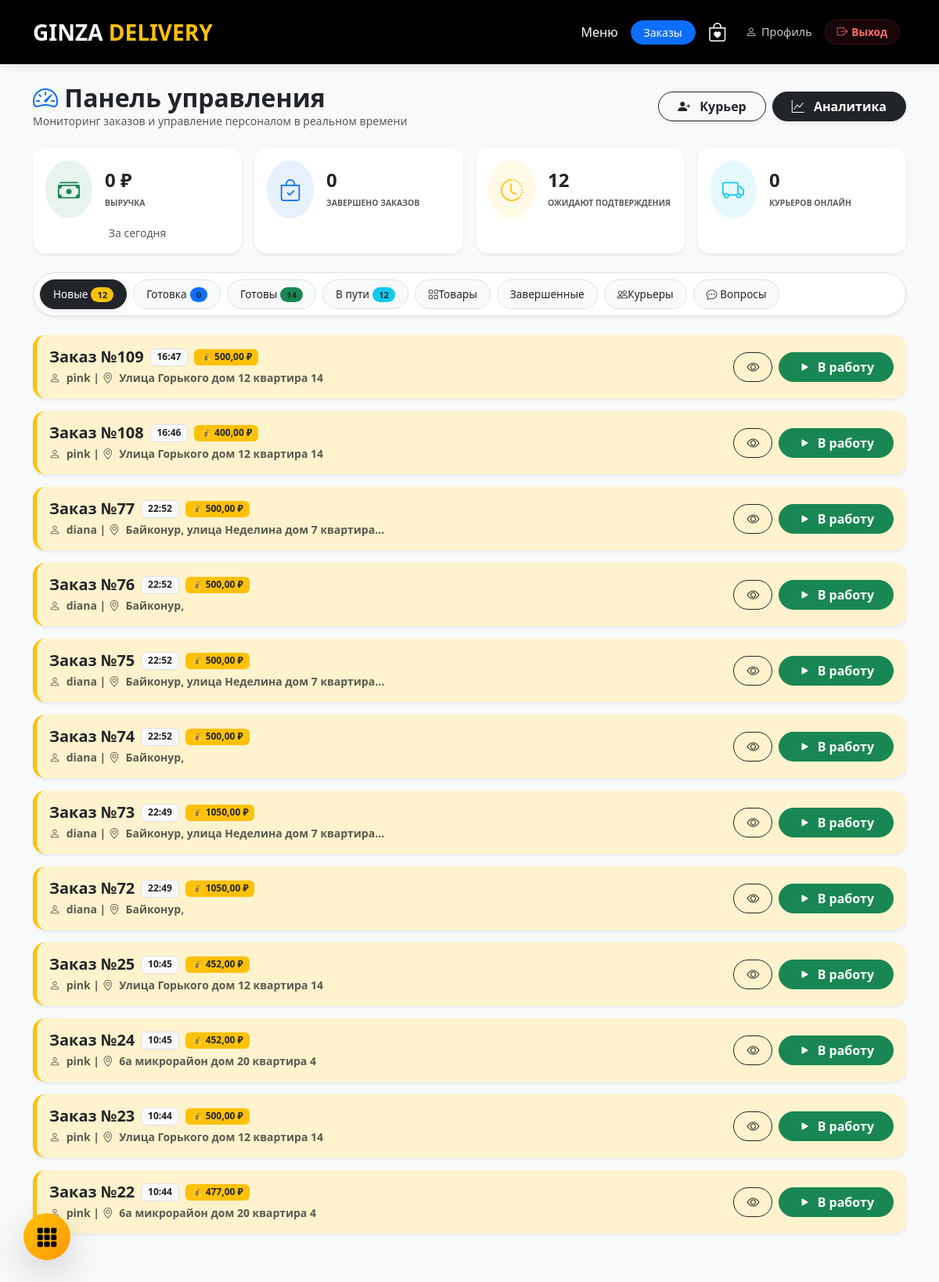
Page /operator/ (signed in) on the earlier database version.
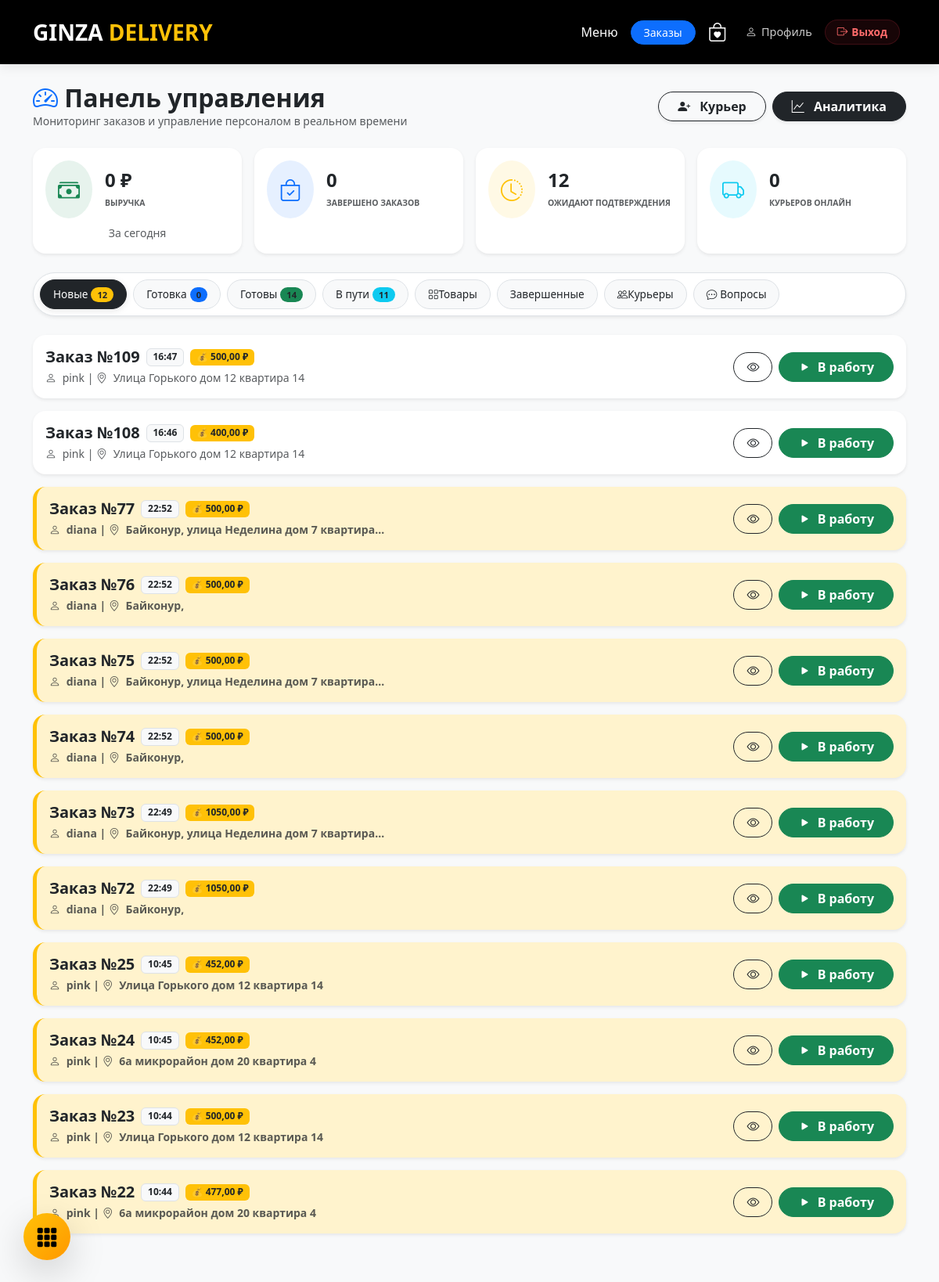
Same page on the later database version.
### main/models.py (models this page shows, shortened)
class Order(models.Model):
    STATUS_CHOICES = [
        ('new', 'Новый'),
        ('cooking', 'Готовится'),
        ('ready', 'Готов к выдаче'),
        ('delivering', 'В пути'),
        ('completed', 'Завершен'),
        ('cancelled', 'Отменен')
    ]
    user = models.ForeignKey(User, on_delete=models.CASCADE, related_name='orders')
    courier = models.ForeignKey(
        User,
        on_delete=models.SET_NULL,
        null=True,
        blank=True,
        related_name='deliveries',
        verbose_name="Назначенный доставщик"
    )
    address = models.CharField('Адрес доставки', max_length=500)
    phone = models.CharField('Телефон', max_length=20)
    payment_method = models.CharField('Способ оплаты', max_length=20)
    total_price = models.DecimalField('Общая сумма', max_digits=10, decimal_places=2)
    points_used = models.IntegerField(default=0)
    status = models.CharField('Статус', max_length=20, choices=STATUS_CHOICES, default='new')
    created_at = models.DateTimeField(auto_now_add=True)
    is_operator_viewed = models.BooleanField(default=False, verbose_name="Оператор просмотрел")   # ОДИН РАЗ
    delivery_order_index = models.PositiveSmallIntegerField("Порядок в маршруте", default=0)
    payment_id = models.CharField('ID транзакции ЮKassa', max_length=255, null=True, blank=True)
    is_paid = models.BooleanField('Оплачено', default=False)
    fiscal_fd = models.CharField('Номер ФД', max_length=20, null=True, blank=True)
    fiscal_fp = models.CharField('Фискальный признак ФП', max_length=20, null=True, blank=True)
    fiscal_fn = models.CharField('Номер ФН', max_length=30, null=True, blank=True)
    fiscal_kkt = models.CharField('Имя ККТ', max_length=100, null=True, blank=True)
    delivery_time = models.DateTimeField(
        verbose_name="Желаемое время доставки",
        null=True, blank=True,
        help_text="Выберите дату и время, когда вам удобно получить заказ"
    )
    lat = models.FloatField("Широта адреса доставки", null=True, blank=True, help_text="Автоматически определятся при создании заказа")
    lng = models.FloatField("Долгота адреса доставки", null=True, blank=True)
    route_order = models.PositiveSmallIntegerField(
        "Порядок в оптимальном маршруте",
        default=0,
        help_text="Рассчитывается автоматически для курьера"
    )
    class Meta:
        verbose_name = 'Заказ'
        verbose_name_plural = 'Заказы'
        indexes = [
            models.Index(fields=['status', 'courier', 'route_order']),
        ]

### main/views.py (the view)
# urls.py: path('operator/', views.operator_panel, name='operator_panel'),
@staff_member_required
def operator_panel(request):
    today = timezone.now().date()
    start_date = request.GET.get('start_date', '')
    end_date = request.GET.get('end_date', '')
    report_orders = Order.objects.filter(status='completed')
    if start_date and end_date:
        report_orders = report_orders.filter(created_at__date__range=[start_date, end_date])
    else:
        report_orders = report_orders.filter(created_at__date=today)
    total_revenue = report_orders.aggregate(Sum('total_price'))['total_price__sum'] or 0
    today_count = report_orders.count()
    avg_check = int(total_revenue / today_count) if today_count > 0 else 0
    popular_items_data = OrderItem.objects.filter(order__in=report_orders)\
        .values('product__name')\
        .annotate(total_qty=Sum('quantity'), total_sum=Sum(F('price') * F('quantity')))\
        .order_by('-total_qty')
    most_popular = popular_items_data.first() if popular_items_data else None
    orders_new = Order.objects.filter(status='new').prefetch_related('items__product').order_by('-created_at')
    orders_cooking = Order.objects.filter(status='cooking').prefetch_related('items__product').order_by('-created_at')
    orders_ready = Order.objects.filter(status='ready').prefetch_related('items__product').order_by('-created_at')
    orders_delivering = Order.objects.filter(status='delivering').prefetch_related('items__product').order_by('-created_at')
    orders_history = Order.objects.filter(status__in=['completed', 'cancelled']).order_by('-created_at')[:50]
    all_orders = Order.objects.all().prefetch_related('items__product')
    context = {
        'orders_new': orders_new,
        'orders_cooking': orders_cooking,
        'orders_ready': orders_ready,
        'orders_delivering': orders_delivering,
        'orders_history': orders_history,
        'all_orders': all_orders,
        'total_revenue': total_revenue,
        'today_count': today_count,
        'avg_check': avg_check,
        'most_popular': most_popular,
        'popular_items_full': popular_items_data,
        'start_date': start_date,
        'end_date': end_date
    }
    return render(request, 'main/operator_panel.html', context)

### main/templates/main/operator_panel.html (shortened to what this page needs)
{% extends 'base.html' %}
{% block content %}
<div class="container mt-4 pb-5">
    <div class="d-flex justify-content-between align-items-center mb-4 flex-wrap gap-2">
        <div>
            <h2 class="fw-bold mb-0"><i class="bi bi-speedometer2 text-primary"></i> Панель управления</h2>
            <p class="text-muted small mb-0">Мониторинг заказов и управление персоналом в реальном времени</p>
        </div>
        <div class="d-flex gap-2">
            <a href="{% url 'create_courier' %}" class="btn btn-outline-dark rounded-pill px-4 shadow-sm fw-bold">
                <i class="bi bi-person-plus-fill me-2"></i> Курьер
            </a>
            <button class="btn btn-dark rounded-pill px-4 shadow-sm fw-bold" onclick="openModal('reportModal')">
                <i class="bi bi-graph-up me-2"></i> Аналитика
            </button>
        </div>
    </div>
    <div class="row g-3 mb-4">
        <div class="col-md-3 col-6">
            <div class="card op-card shadow-sm rounded-4 p-3 bg-white border-start border-success border-5 h-100">
                <div class="d-flex align-items-center">
                    <div class="bg-success bg-opacity-10 p-3 rounded-circle me-3">
                        <i class="bi bi-cash-stack fs-3 text-success"></i>
                    </div>
                    <div>
                        <h4 class="fw-bold mb-0" id="revenue-amount">{{ total_revenue|default:"0" }} ₽</h4>
                        <small class="text-muted text-uppercase fw-bold" style="font-size: 0.65rem;">Выручка</small>
                    </div>
                </div>
                <div id="revenue-period" class="small text-muted mt-2 text-center">
                    {% if start_date and end_date %}
                        {{ start_date }} — {{ end_date }}
                    {% else %}
                        За сегодня
                    {% endif %}
                </div>
            </div>
        </div>
        <div class="col-md-3 col-6">
            <div class="card op-card shadow-sm rounded-4 p-3 bg-white border-start border-primary border-5 h-100">
                <div class="d-flex align-items-center">
                    <div class="bg-primary bg-opacity-10 p-3 rounded-circle me-3">
                        <i class="bi bi-bag-check fs-3 text-primary"></i>
                    </div>
                    <div>
                        <h4 class="fw-bold mb-0">{{ today_count|default:"0" }}</h4>
                        <small class="text-muted text-uppercase fw-bold" style="font-size: 0.65rem;">Завершено заказов</small>
                    </div>
                </div>
            </div>
        </div>
        <div class="col-md-3 col-6">
            <div class="card op-card shadow-sm rounded-4 p-3 bg-white border-start border-warning border-5 h-100">
                <div class="d-flex align-items-center">
                    <div class="bg-warning bg-opacity-10 p-3 rounded-circle me-3">
                        <i class="bi bi-clock-history fs-3 text-warning"></i>
                    </div>
                    <div>
                        <h4 class="fw-bold mb-0">{{ orders_new.count }}</h4>
                        <small class="text-muted text-uppercase fw-bold" style="font-size: 0.65rem;">Ожидают подтверждения</small>
                    </div>
                </div>
            </div>
        </div>
        <div class="col-md-3 col-6">
            <div class="card op-card shadow-sm rounded-4 p-3 bg-white border-start border-info border-5 h-100">
                <div class="d-flex align-items-center">
                    <div class="bg-info bg-opacity-10 p-3 rounded-circle me-3">
                        <i class="bi bi-truck fs-3 text-info"></i>
                    </div>
                    <div>
                        <h4 class="fw-bold mb-0" id="online-couriers-count">0</h4>
                        <small class="text-muted text-uppercase fw-bold" style="font-size: 0.65rem;">Курьеров онлайн</small>
                    </div>
                </div>
            </div>
        </div>
    </div>
    <ul class="nav nav-pills mb-4 bg-white p-2 rounded-pill shadow-sm border flex-nowrap overflow-auto" style="-webkit-overflow-scrolling: touch;" id="pills-tab" role="tablist">
        <li class="nav-item flex-shrink-0">
            <button class="nav-link active rounded-pill" onclick="showTab('tab-new')">
                Новые <span class="badge rounded-pill bg-warning text-dark ms-1" id="badge-new">{{ orders_new.count }}</span>
            </button>
        </li>
        <li class="nav-item flex-shrink-0">
            <button class="nav-link rounded-pill" onclick="showTab('tab-work')">
                Готовка <span class="badge rounded-pill bg-primary ms-1" id="badge-work">{{ orders_cooking.count }}</span>
            </button>
        </li>
        <li class="nav-item flex-shrink-0">
            <button class="nav-link rounded-pill" onclick="showTab('tab-ready')">
                Готовы <span class="badge rounded-pill bg-success ms-1" id="badge-ready">{{ orders_ready.count }}</span>
            </button>
        </li>
        <li class="nav-item flex-shrink-0">
            <button class="nav-link rounded-pill" onclick="showTab('tab-delivery')">
                В пути <span class="badge rounded-pill bg-info ms-1" id="badge-delivery">{{ orders_delivering.count }}</span>
            </button>
        </li>
        <li class="nav-item flex-shrink-0">
            <button class="nav-link rounded-pill" onclick="showTab('tab-products')">
                <i class="bi bi-grid"></i> Товары
            </button>
        </li>
        <li class="nav-item flex-shrink-0">
            <button class="nav-link rounded-pill" onclick="showTab('tab-history')">Завершенные</button>
        </li>
        <li class="nav-item flex-shrink-0">
            <button class="nav-link rounded-pill" onclick="showTab('tab-couriers')">
                <i class="bi bi-people"></i> Курьеры
            </button>
        </li>
        <li class="nav-item flex-shrink-0">
            <button class="nav-link rounded-pill" onclick="showTab('tab-support')">
                <i class="bi bi-chat-dots me-1"></i> Вопросы
            </button>
        </li>
    </ul>
    <div class="tab-content" id="pills-tabContent">
        <div class="tab-pane show active" id="tab-new" role="tabpanel">
            <div id="new-orders-container">
                {% for order in orders_new %}
                <div class="card mb-3 border-start border-warning border-5 shadow-sm rounded-4 op-card pulse-new {% if not order.is_operator_viewed %}order-unviewed{% endif %}" id="order-card-{{ order.id }}">
                    <div class="card-body d-flex justify-content-between align-items-center flex-wrap gap-2">
                        <div class="flex-grow-1">
                            <div class="d-flex align-items-center mb-1 flex-wrap gap-2">
                                <h5 class="mb-0 fw-bold">Заказ №{{ order.id }}</h5>
                                <span class="badge bg-light text-dark border">{{ order.created_at|date:"H:i" }}</span>
                                <span class="badge bg-warning text-dark">💰 {{ order.total_price }} ₽</span>
                            </div>
                            <p class="small text-muted mb-0">
                                <i class="bi bi-person me-1"></i> {{ order.user.username }} |
                                <i class="bi bi-geo-alt me-1"></i> {{ order.address|truncatechars:40 }}
                            </p>
                        </div>
                        <div class="d-flex gap-2">
                            <button class="btn btn-outline-dark rounded-pill px-3" onclick="openModal('modal-{{ order.id }}')">
                                <i class="bi bi-eye"></i>
                            </button>
                            <button onclick="changeStatusAjax('{{ order.id }}', 'cooking', 'new')" class="btn btn-success rounded-pill px-4 fw-bold">
                                <i class="bi bi-play-fill me-1"></i> В работу
                            </button>
                        </div>
                    </div>
                </div>
                {% empty %}
                <div class="text-center py-5">
                    <i class="bi bi-inbox fs-1 text-muted opacity-25"></i>
                    <p class="text-muted mt-2">Новых заказов пока нет. Отдыхаем!</p>
                </div>
                {% endfor %}
            </div>
        </div>
    </div>
</div>
{% endblock %}

### main/templates/base.html (shortened to what this page needs)
{% load cart_tags %}
<!DOCTYPE html>
<html lang="ru">
<head>
    <link href="https://cdn.jsdelivr.net/npm/bootstrap@5.3.0/dist/css/bootstrap.min.css" rel="stylesheet">
    <link rel="stylesheet" href="https://cdn.jsdelivr.net/npm/bootstrap-icons@1.11.0/font/bootstrap-icons.css">
</head>
<body>
<nav class="navbar navbar-expand-lg navbar-dark sticky-top">
    <div class="container">
        <a class="navbar-brand fw-bold fs-3" href="{% url 'start' %}">GINZA <span class="text-warning">DELIVERY</span></a>
        <div class="d-flex align-items-center">
            <a href="{% url 'menu' %}" class="nav-link text-white me-3">Меню</a>
            {% if user.is_staff %}
                <a href="{% url 'operator_panel' %}" class="btn btn-primary btn-sm rounded-pill px-3 me-3">Заказы</a>
            {% endif %}
            <a href="{% url 'cart_detail' %}" class="nav-link text-white position-relative me-4">
                <i class="bi bi-bag-heart fs-4"></i>
            </a>
            {% if user.is_authenticated %}
                <div class="d-none d-md-flex align-items-center gap-3 me-3">
                    <a href="{% url 'profile' %}" class="nav-link-custom">
                        <i class="bi bi-person"></i> Профиль
                    </a>
                </div>
                <form action="{% url 'logout' %}" method="post" class="m-0 me-2">
                    <button type="submit" class="logout-btn-custom">
                        <i class="bi bi-box-arrow-right"></i> Выход
                    </button>
                </form>
            {% else %}
                <a href="{% url 'login' %}" class="btn btn-warning btn-sm rounded-pill px-4 fw-bold">Войти</a>
            {% endif %}
        </div>
    </div>
</nav>
<main>
    {% block content %}{% endblock %}
</main>
{% if request.resolver_match.url_name != 'menu' %}
<a href="{% url 'menu' %}" class="floating-menu-btn shadow-lg" title="Перейти в меню">
    <i class="bi bi-grid-3x3-gap-fill"></i>
</a>
{% endif %}
</body>
</html>

Differences in the rows shown:
changed Order id 109: is_operator_viewed False → True (drawn)
changed Order id 108: is_operator_viewed False → True (drawn)
Other differences:
{{ orders_delivering.count }}: "12" → "11"
